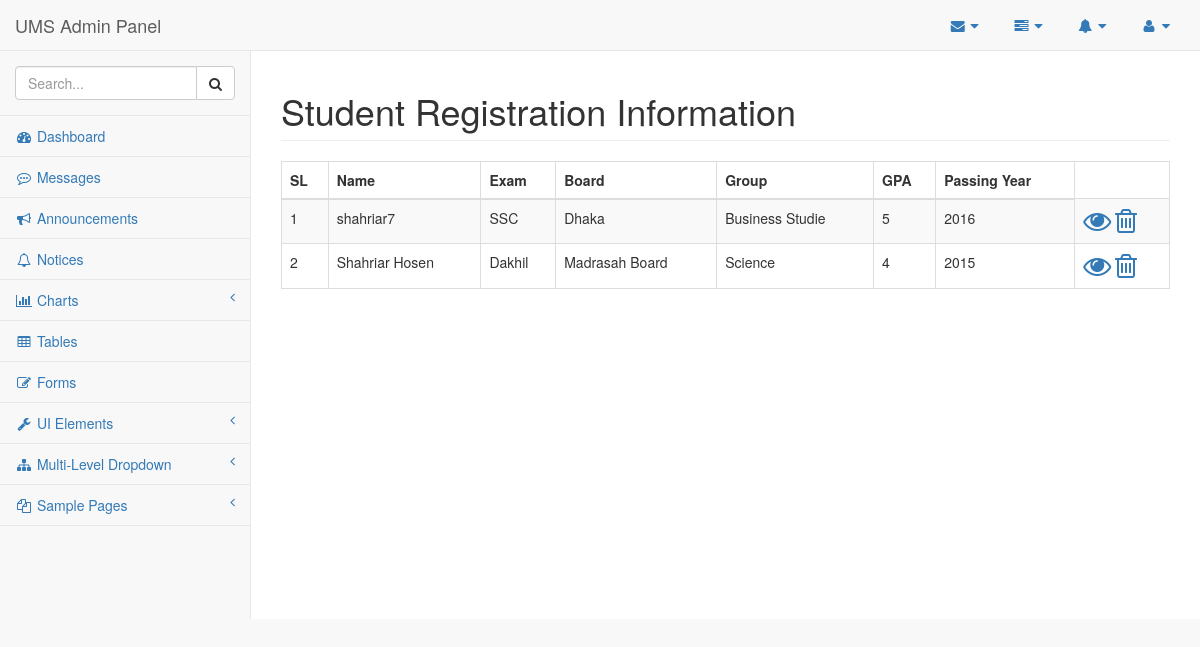
The app's page /admin/pages/std_regi_info.php (signed in) with its own data.
### tables this page shows
CREATE TABLE `std_regi_info` (
  `std_id` int(11) NOT NULL,
  `sub` varchar(48) NOT NULL,
  `std_name` varchar(48) NOT NULL,
  `f_name` varchar(48) NOT NULL,
  `m_name` varchar(48) NOT NULL,
  `date_of_birth` varchar(20) NOT NULL,
  `gender` varchar(8) NOT NULL,
  `address` varchar(255) NOT NULL,
  `phone` varchar(35) NOT NULL,
  `picture` varchar(255) NOT NULL,
  `exam` varchar(15) NOT NULL,
  `study_group` varchar(15) NOT NULL,
  `board` varchar(48) NOT NULL,
  `passing_year` varchar(10) NOT NULL,
  `roll` varchar(10) NOT NULL,
  `class_div_grade` varchar(15) NOT NULL,
  `gpa` varchar(6) NOT NULL,
  `ammount` varchar(10) NOT NULL,
  `slip_no` varchar(15) NOT NULL,
  `date_of_pay` varchar(15) NOT NULL
);

### admin/pages/std_regi_info.php (the view, shortened to what this page needs)
<?php session_start();
    require_once('config.php');
?>
<!DOCTYPE html>
<html lang="en">
<head>
    <link href="../vendor/bootstrap/css/bootstrap.min.css" rel="stylesheet">
    <link href="../vendor/metisMenu/metisMenu.min.css" rel="stylesheet">
    <link href="../dist/css/sb-admin-2.css" rel="stylesheet">
    <link href="../vendor/font-awesome/css/font-awesome.min.css" rel="stylesheet" type="text/css">
</head>
<body>
    <div id="wrapper">
        <nav class="navbar navbar-default navbar-static-top" role="navigation" style="margin-bottom: 0">
            <div class="navbar-header">
                <a class="navbar-brand" href="index.php">UMS Admin Panel</a>
            </div>
            <ul class="nav navbar-top-links navbar-right">
                <li class="dropdown">
                    <a class="dropdown-toggle" data-toggle="dropdown" href="#">
                        <i class="fa fa-envelope fa-fw"></i> <i class="fa fa-caret-down"></i>
                    </a>
                </li>
                <li class="dropdown">
                    <a class="dropdown-toggle" data-toggle="dropdown" href="#">
                        <i class="fa fa-tasks fa-fw"></i> <i class="fa fa-caret-down"></i>
                    </a>
                </li>
                <li class="dropdown">
                    <a class="dropdown-toggle" data-toggle="dropdown" href="#">
                        <i class="fa fa-bell fa-fw"></i> <i class="fa fa-caret-down"></i>
                    </a>
                </li>
                <li class="dropdown">
                    <a class="dropdown-toggle" data-toggle="dropdown" href="#">
                        <i class="fa fa-user fa-fw"></i> <i class="fa fa-caret-down"></i>
                    </a>
                </li>
            </ul>
            <div class="navbar-default sidebar" role="navigation">
                <div class="sidebar-nav navbar-collapse">
                    <ul class="nav" id="side-menu">
                        <li class="sidebar-search">
                            <div class="input-group custom-search-form">
                                <input type="text" class="form-control" placeholder="Search...">
                                <span class="input-group-btn">
                                <button class="btn btn-default" type="button">
                                    <i class="fa fa-search"></i>
                                </button>
                            </span>
                            </div>
                        </li>
                        <li>
                            <a href="index.php"><i class="fa fa-dashboard fa-fw"></i> Dashboard</a>
                        </li>
                        <li>
                            <a href="messages.php"><i class="fa fa-commenting-o fa-fw"></i> Messages</a>
                        </li>
                        <li>
                            <a href="announcement.php"><i class="fa fa-bullhorn fa-fw"></i> Announcements</a>
                        </li>
                        <li>
                            <a href="#"><i class="fa fa-bell-o fa-fw"></i> Notices</a>
                        </li>
                        <li>
                            <a href="#"><i class="fa fa-bar-chart-o fa-fw"></i> Charts<span class="fa arrow"></span></a>
                        </li>
                        <li>
                            <a href="tables.html"><i class="fa fa-table fa-fw"></i> Tables</a>
                        </li>
                        <li>
                            <a href="forms.html"><i class="fa fa-edit fa-fw"></i> Forms</a>
                        </li>
                        <li>
                            <a href="#"><i class="fa fa-wrench fa-fw"></i> UI Elements<span class="fa arrow"></span></a>
                        </li>
                        <li>
                            <a href="#"><i class="fa fa-sitemap fa-fw"></i> Multi-Level Dropdown<span class="fa arrow"></span></a>
                        </li>
                        <li>
                            <a href="#"><i class="fa fa-files-o fa-fw"></i> Sample Pages<span class="fa arrow"></span></a>
                        </li>
                    </ul>
                </div>
            </div>
        </nav>
        <div id="page-wrapper">
            <div class="row">
                <div class="col-lg-12">
                    <h1 class="page-header">Student Registration Information </h1>
                     <div class="table-responsive">
                        <table class="table table-bordered table-hover table-striped">
                            <thead>
                                <tr>
                                    <th>SL</th>
                                    <th>Name</th>
                                    <th>Exam</th>
                                    <th>Board</th>
                                    <th>Group</th>
                                    <th>GPA</th>
                                    <th>Passing Year</th>
                                </tr>
                            </thead>
                            <tbody>
                            <?php
                                $srl=1;
                                $dbdata = "SELECT * FROM std_regi_info ORDER BY gpa DESC";
                                $qre = mysqli_query($DBC, $dbdata);
                                while($info=mysqli_fetch_array($qre)){ ?>
                                    <tr>
                                        <td><?= $srl++; ?></td>
                                        <td><?= $info['std_name']; ?></td>
                                        <td><?= $info['exam']; ?></td>
                                        <td><?= $info['board']; ?></td>
                                        <td><?= $info['study_group']; ?></td>
                                        <td><?= $info['gpa']; ?></td>
                                        <td><?= $info['passing_year']; ?></td>
                                        <td>
                                             <a class="action-btn" href="std_info_view.php?stdvid=<?= $info['std_id']; ?>"><i class="fa fa-2x  fa-eye"></i></a>
                                            <a class="action-btn" href="std_regi_info_delete.php?stddid=<?= $info['std_id']; ?>"><i class="fa fa-2x fa-trash-o"></i></a>
                                        </td>
                                    </tr>
                            <?php    }
                            ?>
                            </tbody>
                        </table>
                    </div>
                </div>
            </div>
        </div>
    </div>
</body>
</html>

### records on screen
std_regi_info: std_name "shahriar7", exam "SSC", board "Dhaka", study_group "Business Studie", gpa "5", passing_year "2016"
std_regi_info: std_name "Shahriar Hosen", exam "Dakhil", board "Madrasah Board", study_group "Science", gpa "4", passing_year "2015"
